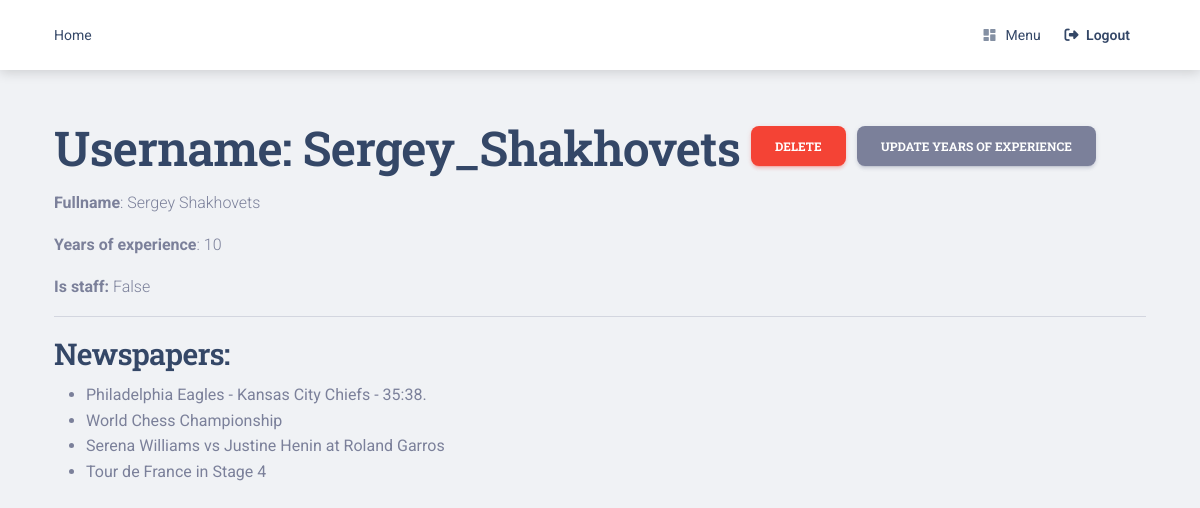
The page /redactors/7/ (signed in) on the database its author committed.
### newspaper/models.py (models this page shows, shortened)
class Redactor(AbstractUser):
    years_of_experience = models.IntegerField(default='0')
    class Meta:
        verbose_name = "redactor"
        verbose_name_plural = "redactors"
        ordering = ["id"]

class Newspaper(models.Model):
    title = models.CharField(max_length=255)
    context = models.TextField()
    published_date = models.DateField()
    topic = models.ForeignKey(Topic, on_delete=models.CASCADE)
    publishers = models.ManyToManyField(
        Redactor, related_name="newspapers")
    class Meta:
        ordering = ["published_date"]

### newspaper/views.py (the view)
class RedactorDetailView(LoginRequiredMixin, generic.DetailView):
    model = Redactor
    queryset = Redactor.objects.prefetch_related("newspapers")

### newspaper/context_processors.py (called while the page is built)
def cfg_assets_root(request):
    return {'ASSETS_ROOT': settings.ASSETS_ROOT}

### templates/newspaper/redactor_detail.html (shortened to what this page needs)
{% extends "base.html" %}
{% block content %}
    <div class="container mt-5">
      <div class="row">
        <div class="col-lg-12 mx-auto">
            <h1>
              Username: {{ redactor.username }}
              <a href="{% url 'newspaper:redactor-delete' pk=redactor.id %}" class="btn btn-danger link-to-page">
                Delete
              </a>
              <a href="{% url 'newspaper:redactor-update' pk=redactor.id %}" class="btn btn-secondary link-to-page">
                Update years of experience
              </a>
            </h1>
        </div>
      </div>
      <p><strong>Fullname</strong>: {{ redactor.first_name }} {{ redactor.last_name }}</p>
      <p><strong>Years of experience</strong>: {{ redactor.years_of_experience }}</p>
      <p><strong>Is staff:</strong> {{ redactor.is_staff }}</p>
      <hr>
      <div class="ml-3">
        <h3>Newspapers:</h3>
          <ul>
            {% for newspaper in redactor.newspapers.all %}
            <li>{{ newspaper.title }}</li>
            {% empty %}
              <p>No newspapers in redactor!</p>
            {% endfor %}
          </ul>
      </div>
    </div>
{% endblock content %}

### rows shown on the page
Redactor: username "Sergey_Shakhovets", first_name "Sergey", last_name "Shakhovets", years_of_experience "10", is_staff "False"
Newspaper: title "Philadelphia Eagles - Kansas City Chiefs - 35:38."
Newspaper: title "World Chess Championship"
Newspaper: title "Serena Williams vs Justine Henin at Roland Garros"
Newspaper: title "Tour de France in Stage 4"
